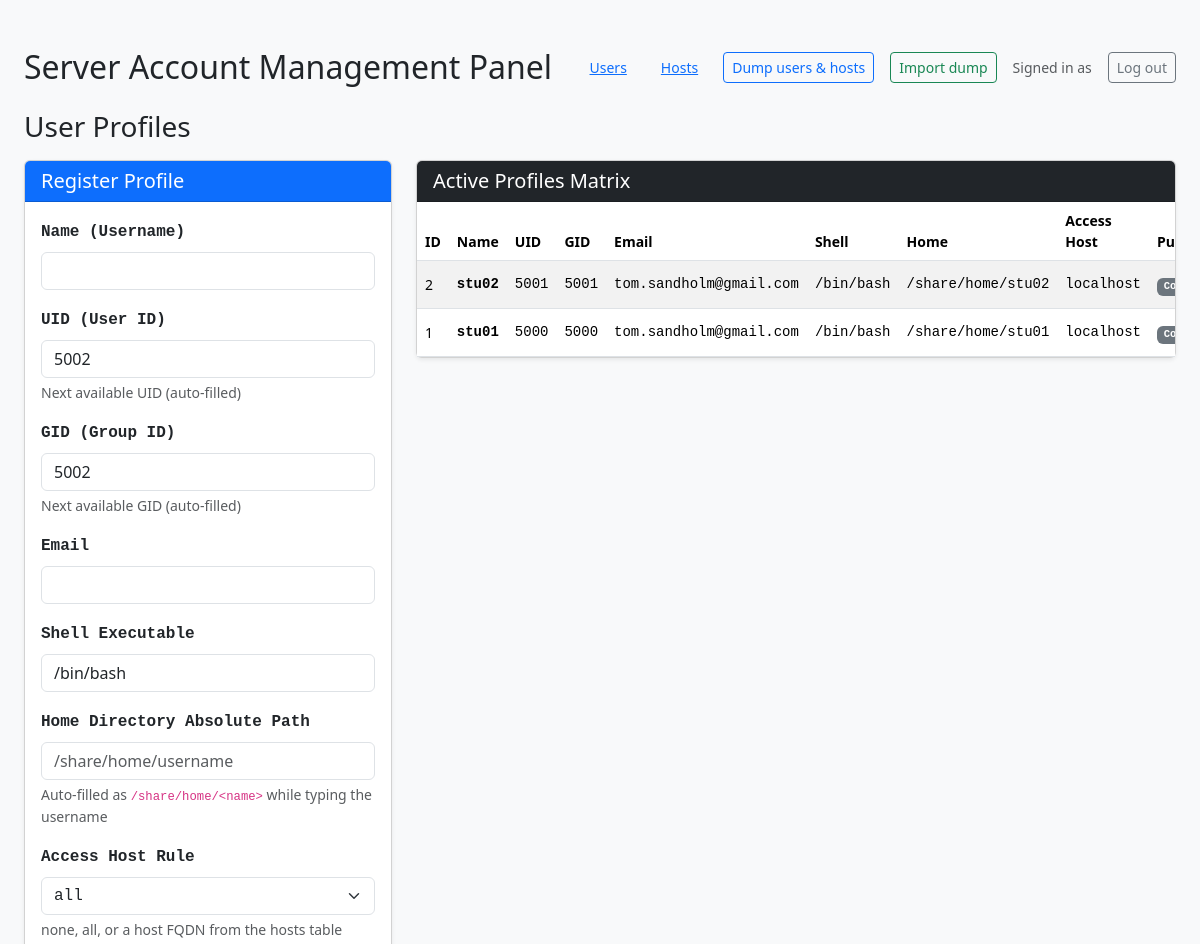
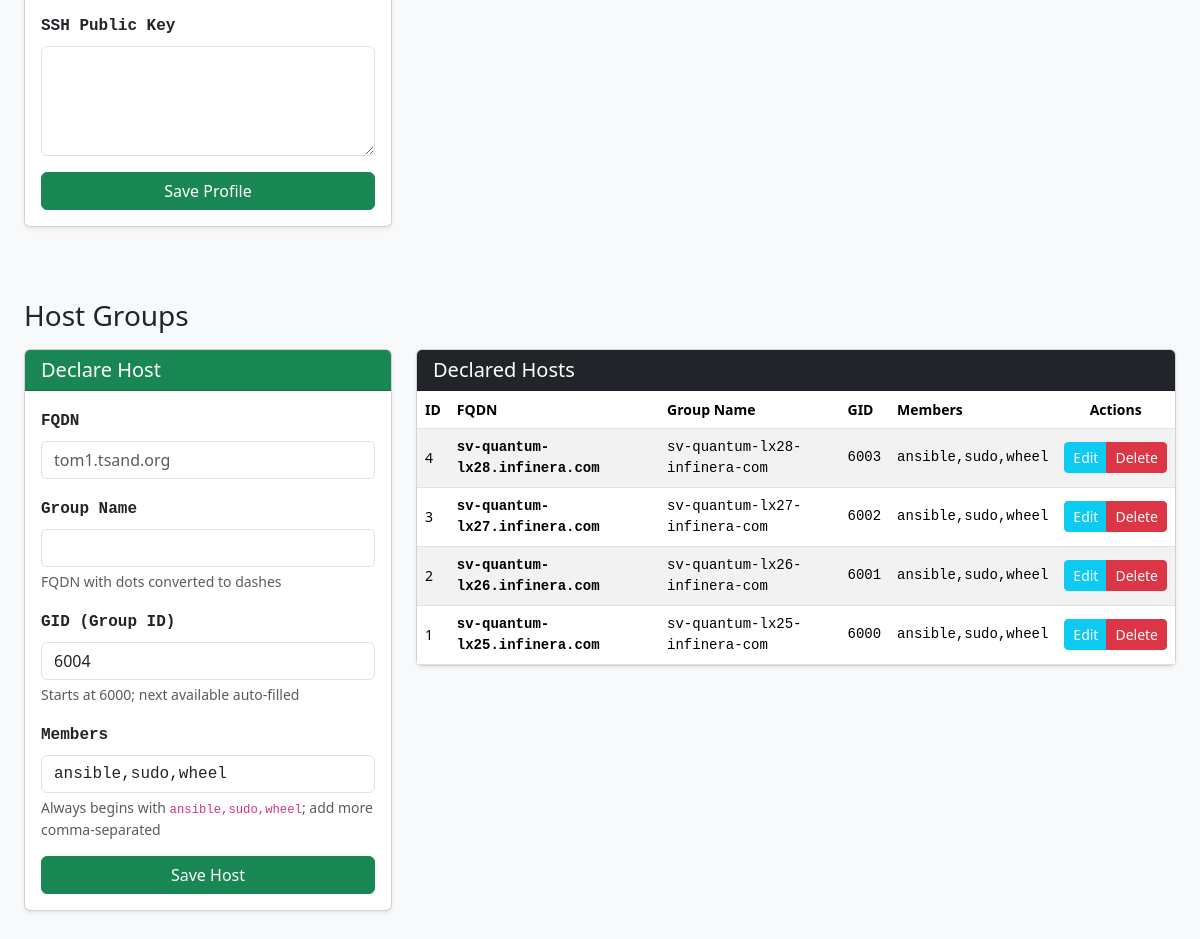
The app's page / (signed in) with its own data (2 pictures, top to bottom).
### tables this page shows
CREATE TABLE `users` (
  `id` int(11) NOT NULL AUTO_INCREMENT,
  `name` varchar(32) NOT NULL,
  `uid` int(11) NOT NULL,
  `gid` int(11) NOT NULL,
  `email` varchar(32) NOT NULL,
  `shell` varchar(100) DEFAULT '/bin/bash',
  `home` varchar(255) NOT NULL,
  `public_key` text DEFAULT NULL,
  `access_host` varchar(255) DEFAULT 'localhost',
  PRIMARY KEY (`id`),
  UNIQUE KEY `name` (`name`),
  UNIQUE KEY `uid` (`uid`)
);

CREATE TABLE `hosts` (
  `id` int(11) NOT NULL AUTO_INCREMENT,
  `fqdn` varchar(255) NOT NULL,
  `groupname` varchar(255) NOT NULL,
  `gid` int(11) NOT NULL,
  `members` text NOT NULL,
  PRIMARY KEY (`id`),
  UNIQUE KEY `fqdn` (`fqdn`),
  UNIQUE KEY `groupname` (`groupname`),
  UNIQUE KEY `gid` (`gid`)
);

### src/index.php (the view, shortened to what the rows shown need)
<?php
require __DIR__ . '/auth.php';
try {
    $pdo = db_connect($config);
} catch (\PDOException $e) {
    die("Database connection failed: " . $e->getMessage());
}
$users = $pdo->query("SELECT * FROM users ORDER BY id DESC")->fetchAll();
$hosts = $pdo->query("SELECT * FROM hosts ORDER BY id DESC")->fetchAll();
?>
<!DOCTYPE html>
<html lang="en">
<head>
    <link href="https://cdn.jsdelivr.net/npm/bootstrap@5.3.3/dist/css/bootstrap.min.css" rel="stylesheet">
</head>
<body class="bg-light">
<div class="container-fluid px-4 mt-5">
    <div class="d-flex justify-content-between align-items-center mb-4">
        <h2 class="mb-0">Server Account Management Panel</h2>
    </div>
    <section id="users" class="mb-5">
        <div class="row">
            <div class="col-xl-8 col-lg-7">
                <div class="card shadow-sm">
                    <div class="card-body p-0">
                        <div class="table-responsive">
                            <table class="table table-striped table-hover align-middle mb-0 small">
                                <thead>
                                    <tr>
                                        <th>ID</th>
                                        <th>Name</th>
                                        <th>UID</th>
                                        <th>GID</th>
                                        <th>Email</th>
                                        <th>Shell</th>
                                        <th>Home</th>
                                        <th>Access Host</th>
                                        <th>Public Key</th>
                                    </tr>
                                </thead>
                                <tbody>
                                    <?php if (count($users) > 0): ?>
                                        <?php foreach ($users as $user): ?>
                                            <tr>
                                                <td><?php echo htmlspecialchars($user['id']); ?></td>
                                                <td class="fw-bold font-monospace"><?php echo htmlspecialchars($user['name']); ?></td>
                                                <td class="font-monospace"><?php echo htmlspecialchars($user['uid']); ?></td>
                                                <td class="font-monospace"><?php echo htmlspecialchars($user['gid']); ?></td>
                                                <td class="font-monospace"><?php echo htmlspecialchars($user['email']); ?></td>
                                                <td class="font-monospace"><?php echo htmlspecialchars($user['shell']); ?></td>
                                                <td class="font-monospace"><?php echo htmlspecialchars($user['home']); ?></td>
                                                <td class="font-monospace"><?php echo htmlspecialchars($user['access_host']); ?></td>
                                                <td>
                                                    <?php if (!empty($user['public_key'])): ?>
                                                        <span class="badge bg-secondary font-monospace" title="<?php echo htmlspecialchars($user['public_key']); ?>">Configured</span>
                                                    <?php else: ?>
                                                        <span class="text-muted">None</span>
                                                    <?php endif; ?>
                                                </td>
                                            </tr>
                                        <?php endforeach; ?>
                                    <?php else: ?>
                                        <tr>
                                            <td colspan="10" class="text-center text-muted py-4">No profiles found.</td>
                                        </tr>
                                    <?php endif; ?>
                                </tbody>
                            </table>
                        </div>
                    </div>
                </div>
            </div>
        </div>
    </section>
    <section id="hosts" class="mb-5">
        <div class="row">
            <div class="col-xl-8 col-lg-7">
                <div class="card shadow-sm">
                    <div class="card-body p-0">
                        <div class="table-responsive">
                            <table class="table table-striped table-hover align-middle mb-0 small">
                                <thead>
                                    <tr>
                                        <th>ID</th>
                                        <th>FQDN</th>
                                        <th>Group Name</th>
                                        <th>GID</th>
                                        <th>Members</th>
                                        <th class="text-center">Actions</th>
                                    </tr>
                                </thead>
                                <tbody>
                                    <?php if (count($hosts) > 0): ?>
                                        <?php foreach ($hosts as $host): ?>
                                            <tr>
                                                <td><?php echo htmlspecialchars($host['id']); ?></td>
                                                <td class="fw-bold font-monospace"><?php echo htmlspecialchars($host['fqdn']); ?></td>
                                                <td class="font-monospace"><?php echo htmlspecialchars($host['groupname']); ?></td>
                                                <td class="font-monospace"><?php echo htmlspecialchars($host['gid']); ?></td>
                                                <td class="font-monospace"><?php echo htmlspecialchars($host['members']); ?></td>
                                                <td class="text-center">
                                                    <div class="btn-group btn-group-sm">
                                                        <a href="index.php?edit_host=<?php echo $host['id']; ?>#hosts" class="btn btn-info text-white">Edit</a>
                                                        <a href="index.php?delete_host=<?php echo $host['id']; ?>" class="btn btn-danger" onclick="return confirm('Delete this host?');">Delete</a>
                                                    </div>
                                                </td>
                                            </tr>
                                        <?php endforeach; ?>
                                    <?php else: ?>
                                        <tr>
                                            <td colspan="6" class="text-center text-muted py-4">No hosts declared.</td>
                                        </tr>
                                    <?php endif; ?>
                                </tbody>
                            </table>
                        </div>
                    </div>
                </div>
            </div>
        </div>
    </section>
</div>
</body>
</html>

### records on screen
users: id "2", name "stu02", uid "5001", gid "5001", email "tom.sandholm@gmail.com", shell "/bin/bash", home "/share/home/stu02", access_host "localhost"
users: id "1", name "stu01", uid "5000", gid "5000", email "tom.sandholm@gmail.com", shell "/bin/bash", home "/share/home/stu01", access_host "localhost"
hosts: id "4", fqdn "sv-quantum-lx28.infinera.com", groupname "sv-quantum-lx28-infinera-com", gid "6003", members "ansible,sudo,wheel"
hosts: id "3", fqdn "sv-quantum-lx27.infinera.com", groupname "sv-quantum-lx27-infinera-com", gid "6002", members "ansible,sudo,wheel"
hosts: id "2", fqdn "sv-quantum-lx26.infinera.com", groupname "sv-quantum-lx26-infinera-com", gid "6001", members "ansible,sudo,wheel"
hosts: id "1", fqdn "sv-quantum-lx25.infinera.com", groupname "sv-quantum-lx25-infinera-com", gid "6000", members "ansible,sudo,wheel"
